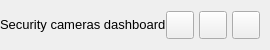
           <widget class="QFrame" name="contentTopBg">
            <property name="minimumSize">
             <size>
              <width>0</width>
              <height>50</height>
             </size>
            </property>
            <property name="maximumSize">
             <size>
              <width>16777215</width>
              <height>50</height>
             </size>
            </property>
            <property name="frameShape">
             <enum>QFrame::NoFrame</enum>
            </property>
            <property name="frameShadow">
             <enum>QFrame::Raised</enum>
            </property>
            <layout class="QHBoxLayout" name="horizontalLayout">
             <property name="spacing">
              <number>0</number>
             </property>
             <property name="leftMargin">
              <number>0</number>
             </property>
             <property name="topMargin">
              <number>0</number>
             </property>
             <property name="rightMargin">
              <number>10</number>
             </property>
             <property name="bottomMargin">
              <number>0</number>
             </property>
             <item>
              <widget class="QFrame" name="leftBox">
               <property name="sizePolicy">
                <sizepolicy hsizetype="Expanding" vsizetype="Preferred">
                 <horstretch>0</horstretch>
                 <verstretch>0</verstretch>
                </sizepolicy>
               </property>
               <property name="frameShape">
                <enum>QFrame::NoFrame</enum>
               </property>
               <property name="frameShadow">
                <enum>QFrame::Raised</enum>
               </property>
               <layout class="QHBoxLayout" name="horizontalLayout_3">
                <property name="spacing">
                 <number>0</number>
                </property>
                <property name="leftMargin">
                 <number>0</number>
                </property>
                <property name="topMargin">
                 <number>0</number>
                </property>
                <property name="rightMargin">
                 <number>0</number>
                </property>
                <property name="bottomMargin">
                 <number>0</number>
                </property>
                <item>
                 <widget class="QLabel" name="titleRightInfo">
                  <property name="sizePolicy">
                   <sizepolicy hsizetype="Preferred" vsizetype="Expanding">
                    <horstretch>0</horstretch>
                    <verstretch>0</verstretch>
                   </sizepolicy>
                  </property>
                  <property name="maximumSize">
                   <size>
                    <width>16777215</width>
                    <height>45</height>
                   </size>
                  </property>
                  <property name="font">
                   <font>
                    <family>Segoe UI</family>
                    <pointsize>10</pointsize>
                    <italic>false</italic>
                    <bold>false</bold>
                   </font>
                  </property>
                  <property name="text">
                   <string>Security cameras dashboard</string>
                  </property>
                  <property name="alignment">
                   <set>Qt::AlignLeading|Qt::AlignLeft|Qt::AlignVCenter</set>
                  </property>
                 </widget>
                </item>
               </layout>
              </widget>
             </item>
             <item alignment="Qt::AlignRight">
              <widget class="QFrame" name="rightButtons">
               <property name="minimumSize">
                <size>
                 <width>0</width>
                 <height>28</height>
                </size>
               </property>
               <property name="frameShape">
                <enum>QFrame::NoFrame</enum>
               </property>
               <property name="frameShadow">
                <enum>QFrame::Raised</enum>
               </property>
               <layout class="QHBoxLayout" name="horizontalLayout_2">
                <property name="spacing">
                 <number>5</number>
                </property>
                <property name="leftMargin">
                 <number>0</number>
                </property>
                <property name="topMargin">
                 <number>0</number>
                </property>
                <property name="rightMargin">
                 <number>0</number>
                </property>
                <property name="bottomMargin">
                 <number>0</number>
                </property>
                <item>
                 <widget class="QPushButton" name="minimizeAppBtn">
                  <property name="minimumSize">
                   <size>
                    <width>28</width>
                    <height>28</height>
                   </size>
                  </property>
                  <property name="maximumSize">
                   <size>
                    <width>28</width>
                    <height>28</height>
                   </size>
                  </property>
                  <property name="cursor">
                   <cursorShape>PointingHandCursor</cursorShape>
                  </property>
                  <property name="toolTip">
                   <string>Minimize</string>
                  </property>
                  <property name="text">
                   <string/>
                  </property>
                  <property name="icon">
                   <iconset resource="resources.qrc">
                    <normaloff>:/icons/images/icons/icon_minimize.png</normaloff>:/icons/images/icons/icon_minimize.png</iconset>
                  </property>
                  <property name="iconSize">
                   <size>
                    <width>20</width>
                    <height>20</height>
                   </size>
                  </property>
                 </widget>
                </item>
                <item>
                 <widget class="QPushButton" name="maximizeRestoreAppBtn">
                  <property name="minimumSize">
                   <size>
                    <width>28</width>
                    <height>28</height>
                   </size>
                  </property>
                  <property name="maximumSize">
                   <size>
                    <width>28</width>
                    <height>28</height>
                   </size>
                  </property>
                  <property name="font">
                   <font>
                    <family>Segoe UI</family>
                    <pointsize>10</pointsize>
                    <italic>false</italic>
                    <bold>false</bold>
                    <stylestrategy>PreferDefault</stylestrategy>
                   </font>
                  </property>
                  <property name="cursor">
                   <cursorShape>PointingHandCursor</cursorShape>
                  </property>
                  <property name="toolTip">
                   <string>Maximize</string>
                  </property>
                  <property name="text">
                   <string/>
                  </property>
                  <property name="icon">
                   <iconset resource="resources.qrc">
                    <normaloff>:/icons/images/icons/icon_maximize.png</normaloff>:/icons/images/icons/icon_maximize.png</iconset>
                  </property>
                  <property name="iconSize">
                   <size>
                    <width>20</width>
                    <height>20</height>
                   </size>
                  </property>
                 </widget>
                </item>
                <item>
                 <widget class="QPushButton" name="closeAppBtn">
                  <property name="minimumSize">
                   <size>
                    <width>28</width>
                    <height>28</height>
                   </size>
                  </property>
                  <property name="maximumSize">
                   <size>
                    <width>28</width>
                    <height>28</height>
                   </size>
                  </property>
                  <property name="cursor">
                   <cursorShape>PointingHandCursor</cursorShape>
                  </property>
                  <property name="toolTip">
                   <string>Close</string>
                  </property>
                  <property name="text">
                   <string/>
                  </property>
                  <property name="icon">
                   <iconset resource="resources.qrc">
                    <normaloff>:/icons/images/icons/icon_close.png</normaloff>:/icons/images/icons/icon_close.png</iconset>
                  </property>
                  <property name="iconSize">
                   <size>
                    <width>20</width>
                    <height>20</height>
                   </size>
                  </property>
                 </widget>
                </item>
               </layout>
              </widget>
             </item>
            </layout>
           </widget>
